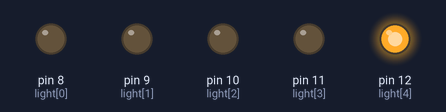
The sketch below on a simulated Arduino Uno, built with avr-gcc and run on an emulated ATmega328P. On the bench: output pins drawn as LEDs (lit = HIGH). Random numbers use the default seed unless the sketch sets one.

Above: at 0.15 s.
At 8.51 s:
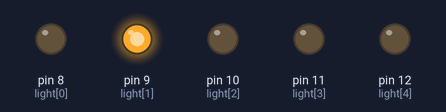
At 17.22 s:
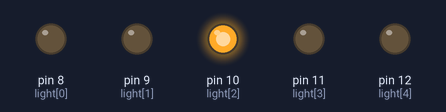
At 25.68 s:
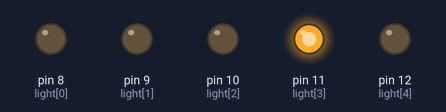
At 34.69 s:
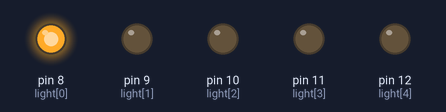
Timing chart, 0 to 40.0 s (numbered marks = the images above):
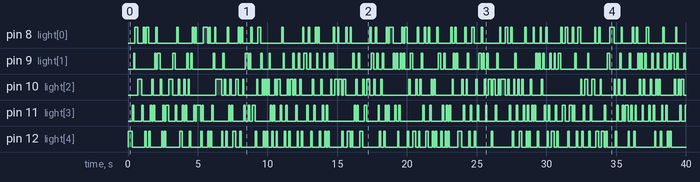

Measured:
- by itself, pin 8 (light[0]): LOW → HIGH at 0.50 s, → LOW 0.20 s later, → HIGH 0.40 s later, → LOW 0.10 s later, … (118 changes in this stretch)
- by itself, pin 9 (light[1]): LOW → HIGH at 0.40 s, → LOW 0.10 s later, → HIGH 1.4 s later, → LOW 0.10 s later, … (126 changes in this stretch)
- by itself, pin 10 (light[2]): LOW → HIGH at 0.70 s, → LOW 0.30 s later, → HIGH 0.70 s later, → LOW 0.10 s later, … (136 changes in this stretch)
- by itself, pin 11 (light[3]): LOW → HIGH at 0.30 s, → LOW 0.10 s later, → HIGH 0.60 s later, → LOW 0.10 s later, … (143 changes in this stretch)
- by itself, pin 12 (light[4]): LOW → HIGH at 0.00 s, → LOW 0.30 s later, → HIGH 0.90 s later, → LOW 0.10 s later, … (138 changes in this stretch)

The sketch:

Class02h.ino
```cpp
//
// Use 5 LED lights at digital pins:
// 8, 9, 10, 11, 12
// and generate a random animation pattern.
//
const int COUNT = 5;
int light[COUNT] = {8, 9, 10, 11, 12};

void setup() {
  for (int i=0; i<COUNT; i++) {
    pinMode(light[i], OUTPUT);
  }
  randomSeed(analogRead(0));
}

void loop() {
  int index = random(COUNT);
  for (int i=0; i<COUNT; i++) {
    if (i == index) {
      digitalWrite(light[i], HIGH);
    } else {
      digitalWrite(light[i], LOW);
    }
  }
  delay(100);
}
```
